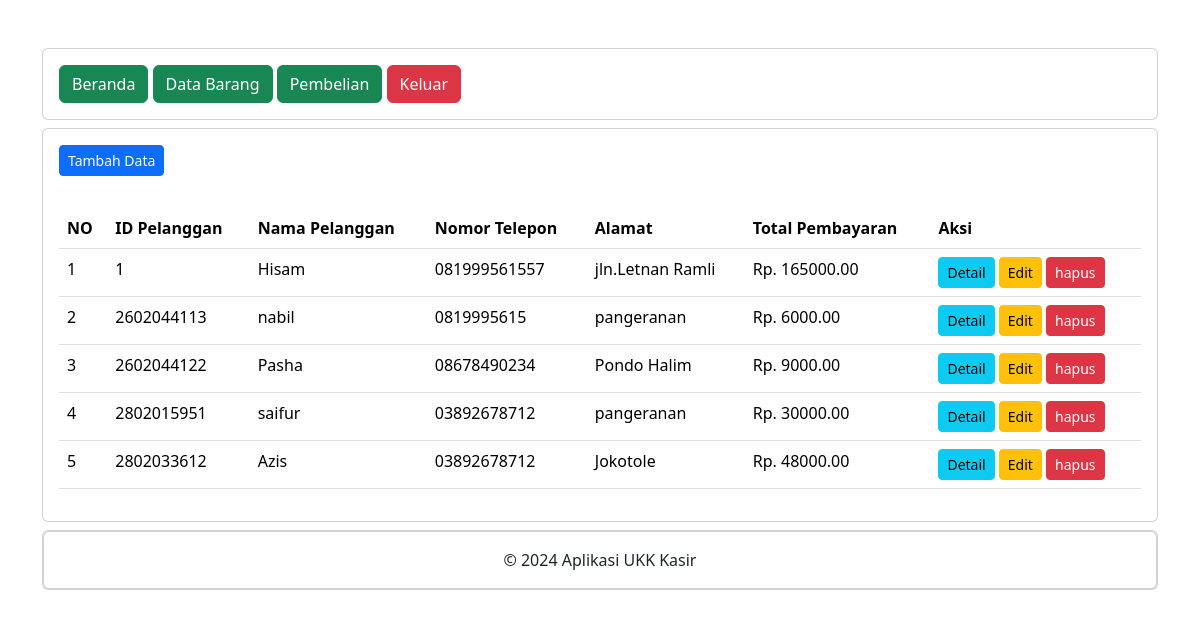
Page /petugas/pembelian.php (signed in) on the committed database.
### tables this page shows
CREATE TABLE `penjualan` (
  `PenjualanID` int(11) NOT NULL,
  `TanggalPenjualan` date NOT NULL,
  `TotalHarga` decimal(10,2) NOT NULL,
  `PelangganID` int(11) UNSIGNED NOT NULL
);

CREATE TABLE `pelanggan` (
  `PelangganID` int(11) UNSIGNED NOT NULL,
  `NamaPelanggan` varchar(255) NOT NULL,
  `Alamat` text NOT NULL,
  `NomorTelepon` varchar(15) NOT NULL
);

### petugas/pembelian.php (the view, shortened to what this page needs)
<?php
include "header.php";
include "navbar.php";
?>
<div class="card mt-2">
    <div class="card-body">
        <button type="button" class="btn btn-primary btn-sm" data-bs-toggle="modal" data-bs-target="#tambah-data">
            Tambah Data
        </button>
    </div>
    <div class="card-body">
        <table class="table">
            <thead>
                <tr>
                    <th>NO</th>
                    <th>ID Pelanggan</th>
                    <th>Nama Pelanggan</th>
                    <th>Nomor Telepon</th>
                    <th>Alamat</th>
                    <th>Total Pembayaran</th>
                    <th>Aksi</th>
                </tr>
            </thead>
            <tbody>
                <?php
                include '../koneksi.php';
                $no = 1;
                $data = mysqli_query($koneksi, "SELECT * FROM pelanggan INNER JOIN penjualan ON pelanggan.PelangganID=penjualan.PelangganID");
                while ($d = mysqli_fetch_array($data)) {
                ?>
                    <tr>
                        <td><?php echo $no++; ?></td>
                        <td><?php echo $d['PelangganID']; ?></td>
                        <td><?php echo $d['NamaPelanggan']; ?></td>
                        <td><?php echo $d['NomorTelepon']; ?></td>
                        <td><?php echo $d['Alamat']; ?></td>
                        <td>Rp. <?php echo $d['TotalHarga']; ?></td>
                        <td>
                            <a class="btn btn-info btn-sm" href="detail_pembelian.php?PelangganID=<?php echo $d['PelangganID']; ?>">Detail</a>
                            <button type="button" class="btn btn-warning btn-sm" data-bs-toggle="modal" data-bs-target="#edit-data<?php echo $d['PelangganID']; ?>">Edit</button>
                            <button type="button" class="btn btn-danger btn-sm" data-bs-toggle="modal" data-bs-target="#hapus-data<?php echo $d['PelangganID']; ?>">hapus</button>
                        </td>
                    </tr>
                <?php } ?>
            </tbody>
        </table>
    </div>
</div>
<?php
include "footer.php";
?>

### rows in the picture
penjualan: PelangganID "1", PelangganID.NamaPelanggan "Hisam", PelangganID.NomorTelepon "081999561557", PelangganID.Alamat "jln.Letnan Ramli", TotalHarga "165000.00"
penjualan: PelangganID "2602044113", PelangganID.NamaPelanggan "nabil", PelangganID.NomorTelepon "0819995615", PelangganID.Alamat "pangeranan", TotalHarga "6000.00"
penjualan: PelangganID "2602044122", PelangganID.NamaPelanggan "Pasha", PelangganID.NomorTelepon "08678490234", PelangganID.Alamat "Pondo Halim", TotalHarga "9000.00"
penjualan: PelangganID "2802015951", PelangganID.NamaPelanggan "saifur", PelangganID.NomorTelepon "03892678712", PelangganID.Alamat "pangeranan", TotalHarga "30000.00"
penjualan: PelangganID "2802033612", PelangganID.NamaPelanggan "Azis", PelangganID.NomorTelepon "03892678712", PelangganID.Alamat "Jokotole", TotalHarga "48000.00"
